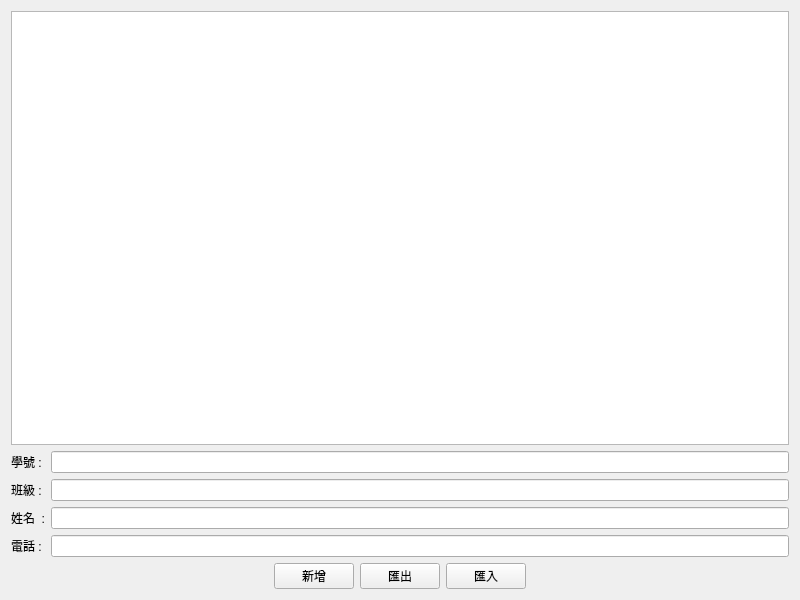
<?xml version="1.0" encoding="UTF-8"?>
<ui version="4.0">
 <class>MyWidget</class>
 <widget class="QWidget" name="MyWidget">
  <property name="geometry">
   <rect>
    <x>0</x>
    <y>0</y>
    <width>800</width>
    <height>600</height>
   </rect>
  </property>
  <property name="windowTitle">
   <string>MyWidget</string>
  </property>
  <layout class="QGridLayout" name="gridLayout">
   <item row="0" column="0" colspan="2">
    <widget class="QTableWidget" name="contactbook"/>
   </item>
   <item row="1" column="0">
    <widget class="QLabel" name="lable_1">
     <property name="text">
      <string>學號 :</string>
     </property>
    </widget>
   </item>
   <item row="1" column="1">
    <widget class="QLineEdit" name="lineEdit_1"/>
   </item>
   <item row="2" column="0">
    <widget class="QLabel" name="label_2">
     <property name="text">
      <string>班級 :</string>
     </property>
    </widget>
   </item>
   <item row="2" column="1">
    <widget class="QLineEdit" name="lineEdit_2"/>
   </item>
   <item row="3" column="0">
    <widget class="QLabel" name="label_3">
     <property name="text">
      <string>姓名  :</string>
     </property>
    </widget>
   </item>
   <item row="3" column="1">
    <widget class="QLineEdit" name="lineEdit_3"/>
   </item>
   <item row="4" column="0">
    <widget class="QLabel" name="label_4">
     <property name="text">
      <string>電話 :</string>
     </property>
    </widget>
   </item>
   <item row="4" column="1">
    <widget class="QLineEdit" name="lineEdit_4"/>
   </item>
   <item row="5" column="0" colspan="2">
    <layout class="QHBoxLayout" name="horizontalLayout_2">
     <item>
      <spacer name="horizontalSpacer">
       <property name="orientation">
        <enum>Qt::Orientation::Horizontal</enum>
       </property>
       <property name="sizeHint" stdset="0">
        <size>
         <width>40</width>
         <height>20</height>
        </size>
       </property>
      </spacer>
     </item>
     <item>
      <widget class="QPushButton" name="pushButton">
       <property name="text">
        <string>新增</string>
       </property>
      </widget>
     </item>
     <item>
      <widget class="QPushButton" name="pushButton_2">
       <property name="text">
        <string>匯出</string>
       </property>
      </widget>
     </item>
     <item>
      <widget class="QPushButton" name="pushButton_3">
       <property name="text">
        <string>匯入</string>
       </property>
      </widget>
     </item>
     <item>
      <spacer name="horizontalSpacer_2">
       <property name="orientation">
        <enum>Qt::Orientation::Horizontal</enum>
       </property>
       <property name="sizeHint" stdset="0">
        <size>
         <width>40</width>
         <height>20</height>
        </size>
       </property>
      </spacer>
     </item>
    </layout>
   </item>
  </layout>
 </widget>
 <resources/>
 <connections/>
</ui>
